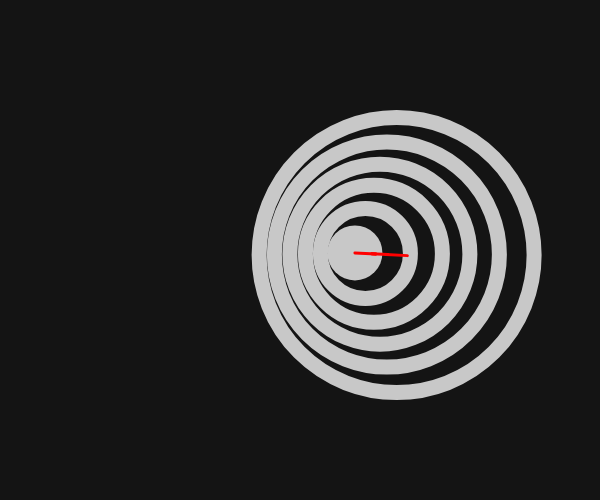
Frame 1 (no input)
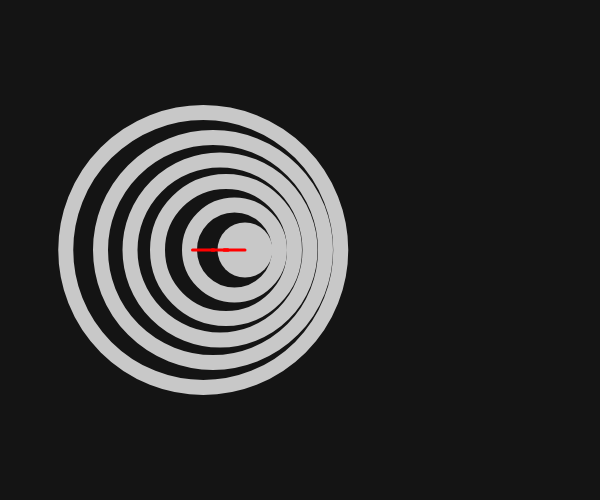
Frame 60 (no input)
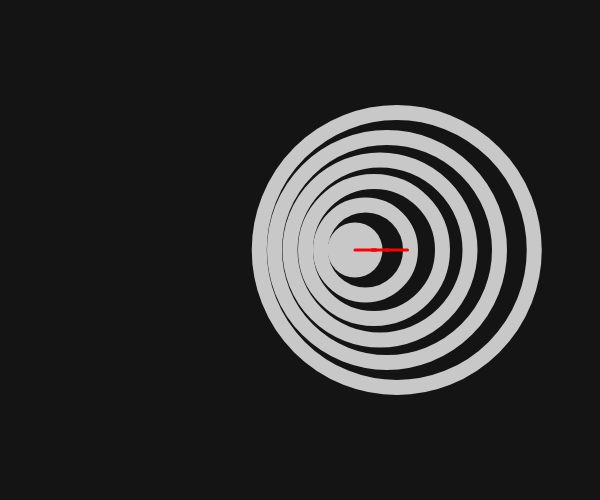
Frame 120 (the mouse pressed at the canvas centre since frame 60)

The p5.js sketch that drew these frames (run headless with seeded random() and noise() and a simulated clock; from frame 60 on, the mouse is pressed at the canvas centre):

// p5.js sketch
// ── sketch.js
let cx = 300,
  cy = 250,
  rad = 20;
let xs = [],
  ys = [];

function setup() {
  createCanvas(600, 500);
  angleMode(DEGREES);
}

function draw() {
  background(20);
  noFill();
  stroke(200);
  strokeWeight(15);
  //circle(cx, cy, 495); // outside
  
  let sz = 55;
  let x = cx + cos((frameCount % 120) * 3) * sz;
  let y = cy + sin((frameCount % 120) * 3) * sz;
  noStroke();
  fill(200);
  circle(x, y, sz); // center

  stroke(200);
  noFill();
  let szs = [90, 137, 180, 225, 275];
  let offsets = [36, 16, 16, 11.5, 13.5];
  let lx = x, ly = y;
  for (let i = 0; i < 5; i++) {
    let sz2 = 40 + (i + 1) * offsets[i];
    let x2 = cx + cos((frameCount % 120) * 3) * sz2;
    let y2 = cy + sin((frameCount % 120) * 3) * sz2;
    strokeWeight(15);
    stroke(200);
    circle((lx + x2) / 2, (ly + y2) / 2, szs[i]);
    strokeWeight(3);
    stroke('red');
    line(lx,ly,x2,y2);
    lx = x2;
    ly = y2;
  }
}
